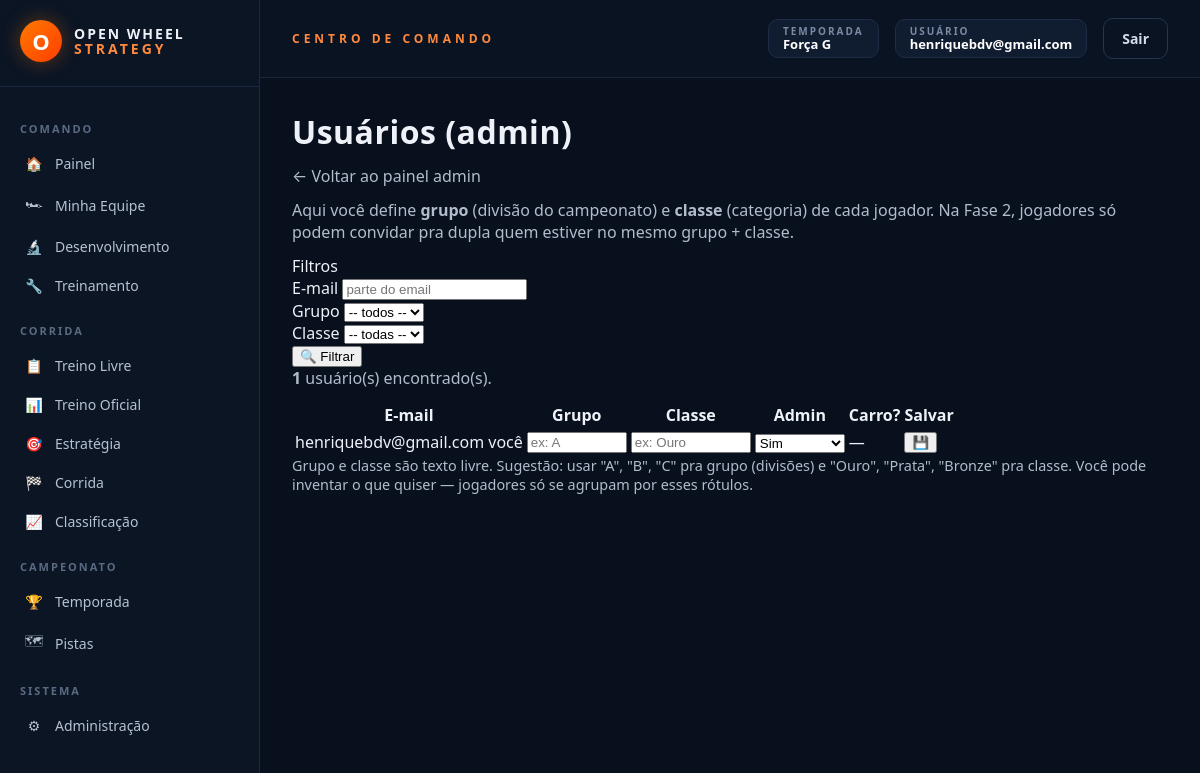
The page /admin/usuarios (signed in) on the database as committed earlier.
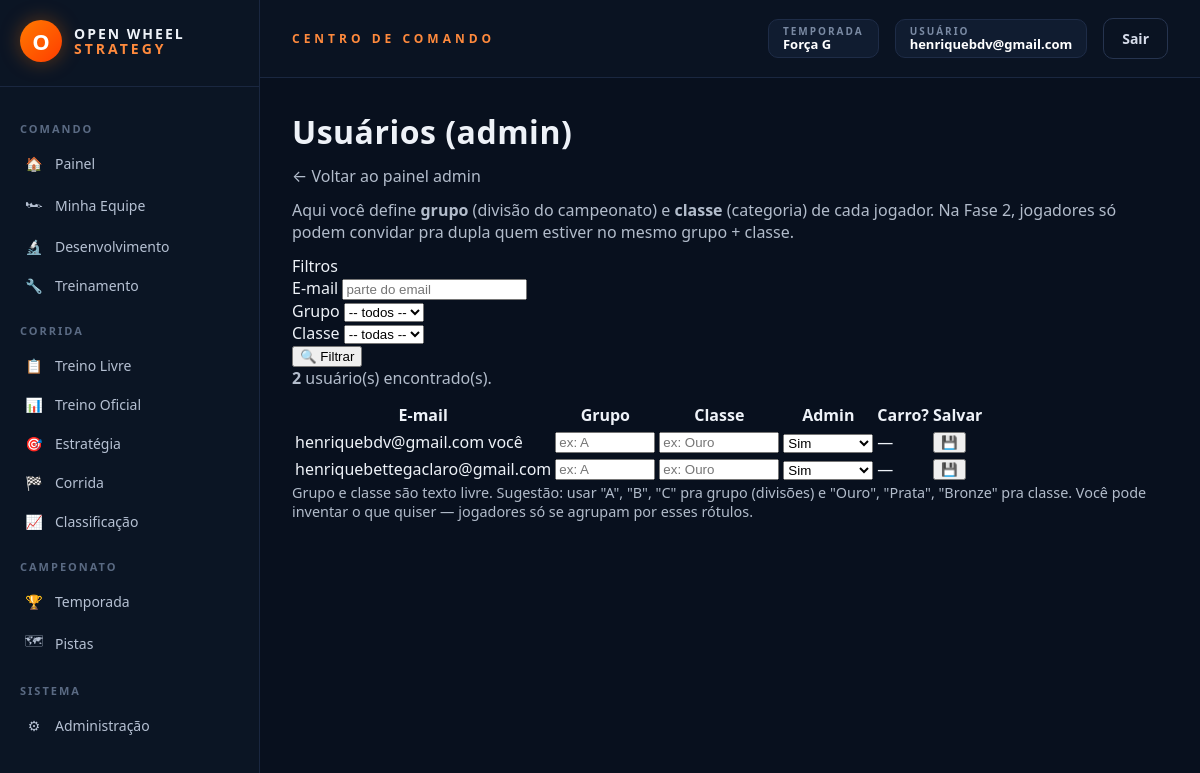
The same page on the database as committed later.
### models_temporada.py (models this page shows, shortened)
class Temporada(db.Model):
    __tablename__ = "temporadas"
    id = db.Column(db.Integer, primary_key=True)
    nome = db.Column(db.String(120), nullable=False)
    ativa = db.Column(db.Boolean, default=False, nullable=False)
    data_criacao = db.Column(db.DateTime, default=datetime.utcnow)
    corridas_agendadas = db.relationship(
        "CorridaAgendada", backref="temporada",
        cascade="all, delete-orphan",
        order_by="CorridaAgendada.ordem",
    )
    @classmethod
    def ativa_atual(cls):
        try:
            return cls.query.filter_by(ativa=True).first()
        except (OperationalError, ProgrammingError, NoSuchTableError):
            return None

### models.py (models this page shows, shortened)
class Usuario(db.Model):
    __tablename__ = "usuarios"
    id = db.Column(db.Integer, primary_key=True)
    email = db.Column(db.String(150), unique=True, nullable=False)
    senha_hash = db.Column(db.String(255), nullable=True)
    google_id = db.Column(db.String(255), unique=True, nullable=True)
    eh_admin = db.Column(db.Boolean, default=False)
    criado_em = db.Column(db.DateTime, default=datetime.utcnow)
    grupo = db.Column(db.String(50), nullable=True)
    classe = db.Column(db.String(50), nullable=True)
    equipe = db.relationship("CarroJogador", backref="usuario", uselist=False)

### rotas/admin.py (the view)
    @app.route("/admin/usuarios", methods=["GET"])
    @admin_requerido
    def admin_usuarios():
        filtro_grupo = request.args.get("grupo", "").strip()
        filtro_classe = request.args.get("classe", "").strip()
        filtro_email = request.args.get("email", "").strip()
        query = Usuario.query
        if filtro_grupo: query = query.filter(Usuario.grupo == filtro_grupo)
        if filtro_classe: query = query.filter(Usuario.classe == filtro_classe)
        if filtro_email: query = query.filter(Usuario.email.ilike(f"%{filtro_email}%"))
        usuarios = query.order_by(Usuario.email).all()
        grupos_existentes = sorted({u.grupo for u in Usuario.query.all() if u.grupo})
        classes_existentes = sorted({u.classe for u in Usuario.query.all() if u.classe})
        return render_template("admin_usuarios.html", usuarios=usuarios,
                               grupos_existentes=grupos_existentes, classes_existentes=classes_existentes,
                               filtro_grupo=filtro_grupo, filtro_classe=filtro_classe, filtro_email=filtro_email)

### app.py (called while the page is built)
def _registrar_contexto(app):
    @app.context_processor
    def injetar_globais():
        usuario_id = session.get("usuario_id")
        usuario = Usuario.query.get(usuario_id) if usuario_id else None
        return {
            "usuario_logado": usuario,
            "categorias_fornecedor": FORNECEDORES_CONFIG,
            "temporada_ativa": Temporada.ativa_atual(),
        }

### extensoes.py (called while the page is built)
def admin_requerido(view_func):
    @functools.wraps(view_func)
    def wrapper(*args, **kwargs):
        from models import Usuario
        usuario_id = session.get("usuario_id")
        if not usuario_id:
            return redirect(url_for("login"))
        usuario = Usuario.query.get(usuario_id)
        if not usuario or not usuario.eh_admin:
            return render_template("acesso_negado.html"), 403
        return view_func(*args, **kwargs)
    return wrapper

### templates/admin_usuarios.html (shortened to what this page needs)
{% extends "base.html" %}
{% block content %}
<h1 class="h3 mb-4">Usuários (admin)</h1>
<p><a href="{{ url_for('admin_dashboard') }}">← Voltar ao painel admin</a></p>
<p>Aqui você define <strong>grupo</strong> (divisão do campeonato) e <strong>classe</strong> (categoria) de cada jogador. Na Fase 2, jogadores só podem convidar pra dupla quem estiver no mesmo grupo + classe.</p>
<div class="card mb-4">
    <div class="card-header">Filtros</div>
    <div class="card-body">
        <form method="GET" class="row g-2">
            <div class="col-md-3">
                <label class="form-label">E-mail</label>
                <input type="text" name="email" value="{{ filtro_email }}" class="form-control" placeholder="parte do email">
            </div>
            <div class="col-md-3">
                <label class="form-label">Grupo</label>
                <select name="grupo" class="form-select">
                    <option value="">-- todos --</option>
                </select>
            </div>
            <div class="col-md-3">
                <label class="form-label">Classe</label>
                <select name="classe" class="form-select">
                    <option value="">-- todas --</option>
                </select>
            </div>
            <div class="col-md-3 d-flex align-items-end">
                <button type="submit" class="btn btn-primary w-100">🔍 Filtrar</button>
            </div>
        </form>
    </div>
</div>
<p><strong>{{ usuarios|length }}</strong> usuário(s) encontrado(s).</p>
<table class="table">
    <thead>
        <tr>
            <th>E-mail</th>
            <th>Grupo</th>
            <th>Classe</th>
            <th>Admin</th>
            <th>Carro?</th>
            <th>Salvar</th>
        </tr>
    </thead>
    <tbody>
        {% for u in usuarios %}
        <tr>
            <form method="POST" action="{{ url_for('admin_usuario_editar', usuario_id=u.id, grupo=filtro_grupo, classe=filtro_classe, email=filtro_email) }}">
                <td>
                    {{ u.email }}
                    {% if u.id == usuario_logado.id %}<span class="badge bg-info">você</span>{% endif %}
                </td>
                <td>
                    <input type="text" name="grupo" value="{{ u.grupo or '' }}" class="form-control form-control-sm" placeholder="ex: A" style="width:100px;">
                </td>
                <td>
                    <input type="text" name="classe" value="{{ u.classe or '' }}" class="form-control form-control-sm" placeholder="ex: Ouro" style="width:120px;">
                </td>
                <td>
                    <select name="eh_admin" class="form-select form-select-sm" style="width:90px;">
                        <option value="1" {% if u.eh_admin %}selected{% endif %}>Sim</option>
                    </select>
                </td>
                <td>
                    {% if u.equipe %}✅ {{ u.equipe.nome }}{% else %}—{% endif %}
                </td>
                <td>
                    <button type="submit" class="btn btn-sm btn-outline-success">💾</button>
                </td>
            </form>
        </tr>
        {% else %}
        <tr><td colspan="6" class="text-muted">Nenhum usuário encontrado.</td></tr>
        {% endfor %}
    </tbody>
</table>
<p class="text-muted mt-3" style="font-size:0.9em;">
    Grupo e classe são texto livre. Sugestão: usar "A", "B", "C" pra grupo (divisões) e "Ouro", "Prata", "Bronze" pra classe. Você pode inventar o que quiser — jogadores só se agrupam por esses rótulos.
</p>
{% endblock %}

### templates/base.html (shortened to what this page needs)
<!DOCTYPE html>
<html lang="pt-br">
<head>
    <link href="{{ url_for('static', filename='css/tema.css') }}" rel="stylesheet">
</head>
<body>
{% if usuario_logado %}
<div class="ows-shell">
    <aside class="ows-sidebar">
        <div class="ows-logo">
            <div class="ows-logo-mark">O</div>
            <div class="ows-logo-text">OPEN WHEEL<br><span>STRATEGY</span></div>
        </div>
        <div class="ows-menu-section">COMANDO</div>
        <a href="{{ url_for('home') }}" class="ows-menu-link {% if request.endpoint == 'home' %}active{% endif %}"><span class="ows-icon">🏠</span> Painel</a>
        <a href="{{ url_for('minha_equipe') }}" class="ows-menu-link {% if request.endpoint == 'minha_equipe' %}active{% endif %}"><span class="ows-icon">🏎</span> Minha Equipe</a>
        <a href="{{ url_for('desenvolvimento_view') }}" class="ows-menu-link {% if request.endpoint == 'desenvolvimento_view' %}active{% endif %}"><span class="ows-icon">🔬</span> Desenvolvimento</a>
        <a href="{{ url_for('treinamento_view') }}" class="ows-menu-link {% if request.endpoint == 'treinamento_view' %}active{% endif %}"><span class="ows-icon">🔧</span> Treinamento</a>
        <div class="ows-menu-section">CORRIDA</div>
        <a href="{{ url_for('treino_livre_view') }}" class="ows-menu-link {% if request.endpoint == 'treino_livre_view' %}active{% endif %}"><span class="ows-icon">📋</span> Treino Livre</a>
        <a href="{{ url_for('treino_oficial_view') }}" class="ows-menu-link {% if request.endpoint == 'treino_oficial_view' %}active{% endif %}"><span class="ows-icon">📊</span> Treino Oficial</a>
        <a href="{{ url_for('estrategia_corrida_view') }}" class="ows-menu-link {% if request.endpoint == 'estrategia_corrida_view' %}active{% endif %}"><span class="ows-icon">🎯</span> Estratégia</a>
        <a href="{{ url_for('corrida_view') }}" class="ows-menu-link {% if request.endpoint == 'corrida_view' %}active{% endif %}"><span class="ows-icon">🏁</span> Corrida</a>
        <a href="{{ url_for('classificacao_view') }}" class="ows-menu-link {% if request.endpoint == 'classificacao_view' %}active{% endif %}"><span class="ows-icon">📈</span> Classificação</a>
        <div class="ows-menu-section">CAMPEONATO</div>
        <a href="{{ url_for('temporada_view') }}" class="ows-menu-link {% if request.endpoint == 'temporada_view' %}active{% endif %}"><span class="ows-icon">🏆</span> Temporada</a>
        <a href="{{ url_for('pistas_reais_view') }}" class="ows-menu-link {% if request.endpoint == 'pistas_reais_view' %}active{% endif %}"><span class="ows-icon">🗺</span> Pistas</a>
        {% if usuario_logado.eh_admin %}
        <div class="ows-menu-section">SISTEMA</div>
        <a href="{{ url_for('admin_dashboard') }}" class="ows-menu-link {% if request.endpoint == 'admin_dashboard' %}active{% endif %}"><span class="ows-icon">⚙</span> Administração</a>
        {% endif %}
    </aside>
    <div class="ows-main">
        <header class="ows-topbar">
            <div class="ows-topbar-title">CENTRO DE COMANDO</div>
            <div class="ows-topbar-right">
                {% if temporada_ativa %}
                <div class="ows-badge">
                    <div class="ows-badge-label">TEMPORADA</div>
                    <div class="ows-badge-value">{{ temporada_ativa.nome }}</div>
                </div>
                {% endif %}
                <div class="ows-badge">
                    <div class="ows-badge-label">USUÁRIO</div>
                    <div class="ows-badge-value">{{ usuario_logado.email }}</div>
                </div>
                <a href="{{ url_for('logout') }}" class="ows-btn ows-btn-ghost">Sair</a>
            </div>
        </header>
        <div class="ows-content">
            {% block content %}{% endblock %}
        </div>
    </div>
</div>
{% endif %}
</body>
</html>

### static/css/tema.css (style rules this page uses)
* { box-sizing: border-box; }
html, body { margin: 0; padding: 0; font-family: 'Segoe UI', 'Inter', Tahoma, sans-serif; background: #08101e; color: #eef2f8; min-height: 100vh; }
a { color: inherit; text-decoration: none; }
h1, h2, h3, h4 { margin: 0 0 12px 0; letter-spacing: 0.5px; }
p { margin: 0 0 12px 0; color: #b2bccb; }
.ows-shell { display: flex; min-height: 100vh; }
.ows-sidebar { width: 260px; background: #0b1524; border-right: 1px solid #1a2740; padding: 20px 0 40px 0; position: sticky; top: 0; height: 100vh; overflow-y: auto; }
.ows-logo { display: flex; align-items: center; gap: 12px; padding: 0 20px 24px 20px; border-bottom: 1px solid #1a2740; margin-bottom: 16px; }
.ows-logo-mark { width: 42px; height: 42px; border-radius: 50%; background: linear-gradient(135deg, #ff7a00, #ff3d00); display: flex; align-items: center; justify-content: center; font-weight: 800; font-size: 22px; color: #fff; box-shadow: 0 0 20px rgba(255,120,0,.35); }
.ows-logo-text { font-weight: 800; font-size: 14px; line-height: 1.1; letter-spacing: 2px; }
.ows-logo-text span { color: #ff8a3d; font-weight: 600; letter-spacing: 3px; }
.ows-menu-section { padding: 18px 20px 8px 20px; font-size: 11px; letter-spacing: 2px; color: #5a6a83; font-weight: 700; }
.ows-menu-link { display: flex; align-items: center; gap: 10px; padding: 10px 20px; color: #b6c1d3; font-size: 14px; transition: all .15s ease; border-left: 3px solid transparent; }
.ows-icon { width: 22px; text-align: center; }
.ows-main { flex: 1; min-width: 0; display: flex; flex-direction: column; }
.ows-topbar { display: flex; align-items: center; justify-content: space-between; padding: 18px 32px; background: #0a1322; border-bottom: 1px solid #1a2740; position: sticky; top: 0; z-index: 20; }
.ows-topbar-title { font-size: 12px; letter-spacing: 4px; color: #ff8a3d; font-weight: 700; }
.ows-topbar-right { display: flex; align-items: center; gap: 16px; }
.ows-badge { background: #101c30; border: 1px solid #1e2c47; border-radius: 10px; padding: 6px 14px; line-height: 1.1; }
.ows-badge-label { font-size: 10px; letter-spacing: 2px; color: #7a8aa3; font-weight: 700; }
.ows-badge-value { font-size: 13px; font-weight: 600; color: #fff; }
.ows-content { padding: 32px; flex: 1; }
.ows-btn { display: inline-block; padding: 10px 18px; border-radius: 10px; font-weight: 600; font-size: 14px; cursor: pointer; border: 1px solid transparent; transition: all .15s ease; text-align: center; }
.ows-btn-ghost { background: transparent; color: #d6dcea; border-color: #26344f; }

Rows that differ between the two databases and show on the page:
added Usuario: email "henriquebettegaclaro@gmail.com", eh_admin "Sim"
Other text that changed with them:
{{ usuarios|length }}: "1" → "2"
